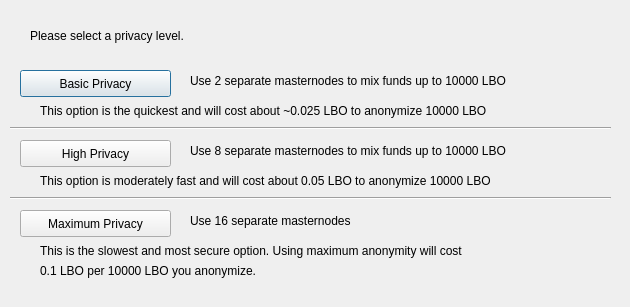
<?xml version="1.0" encoding="UTF-8"?>
<ui version="4.0">
 <class>ObfuscationConfig</class>
 <widget class="QDialog" name="ObfuscationConfig">
  <property name="geometry">
   <rect>
    <x>0</x>
    <y>0</y>
    <width>630</width>
    <height>307</height>
   </rect>
  </property>
  <property name="windowTitle">
   <string>Configure Obfuscation</string>
  </property>
  <widget class="QPushButton" name="buttonBasic">
   <property name="geometry">
    <rect>
     <x>20</x>
     <y>70</y>
     <width>151</width>
     <height>27</height>
    </rect>
   </property>
   <property name="text">
    <string>Basic Privacy</string>
   </property>
  </widget>
  <widget class="QPushButton" name="buttonHigh">
   <property name="geometry">
    <rect>
     <x>20</x>
     <y>140</y>
     <width>151</width>
     <height>27</height>
    </rect>
   </property>
   <property name="text">
    <string>High Privacy</string>
   </property>
  </widget>
  <widget class="QPushButton" name="buttonMax">
   <property name="geometry">
    <rect>
     <x>20</x>
     <y>210</y>
     <width>151</width>
     <height>27</height>
    </rect>
   </property>
   <property name="text">
    <string>Maximum Privacy</string>
   </property>
  </widget>
  <widget class="QLabel" name="label">
   <property name="geometry">
    <rect>
     <x>30</x>
     <y>20</y>
     <width>571</width>
     <height>31</height>
    </rect>
   </property>
   <property name="text">
    <string>Please select a privacy level.</string>
   </property>
  </widget>
  <widget class="QLabel" name="label_2">
   <property name="geometry">
    <rect>
     <x>190</x>
     <y>70</y>
     <width>421</width>
     <height>21</height>
    </rect>
   </property>
   <property name="text">
    <string>Use 2 separate masternodes to mix funds up to 10000 LBO</string>
   </property>
  </widget>
  <widget class="QLabel" name="label_3">
   <property name="geometry">
    <rect>
     <x>190</x>
     <y>140</y>
     <width>411</width>
     <height>21</height>
    </rect>
   </property>
   <property name="text">
    <string>Use 8 separate masternodes to mix funds up to 10000 LBO</string>
   </property>
  </widget>
  <widget class="QLabel" name="label_4">
   <property name="geometry">
    <rect>
     <x>190</x>
     <y>210</y>
     <width>421</width>
     <height>21</height>
    </rect>
   </property>
   <property name="text">
    <string>Use 16 separate masternodes</string>
   </property>
  </widget>
  <widget class="QLabel" name="label_6">
   <property name="geometry">
    <rect>
     <x>40</x>
     <y>100</y>
     <width>561</width>
     <height>21</height>
    </rect>
   </property>
   <property name="text">
    <string>This option is the quickest and will cost about ~0.025 LBO to anonymize 10000 LBO</string>
   </property>
  </widget>
  <widget class="QLabel" name="label_7">
   <property name="geometry">
    <rect>
     <x>40</x>
     <y>170</y>
     <width>561</width>
     <height>21</height>
    </rect>
   </property>
   <property name="text">
    <string>This option is moderately fast and will cost about 0.05 LBO to anonymize 10000 LBO</string>
   </property>
  </widget>
  <widget class="QLabel" name="label_8">
   <property name="geometry">
    <rect>
     <x>40</x>
     <y>240</y>
     <width>561</width>
     <height>21</height>
    </rect>
   </property>
   <property name="text">
    <string>This is the slowest and most secure option. Using maximum anonymity will cost</string>
   </property>
  </widget>
  <widget class="QLabel" name="label_9">
   <property name="geometry">
    <rect>
     <x>40</x>
     <y>260</y>
     <width>561</width>
     <height>21</height>
    </rect>
   </property>
   <property name="text">
    <string>0.1 LBO per 10000 LBO you anonymize.</string>
   </property>
  </widget>
  <widget class="Line" name="line">
   <property name="geometry">
    <rect>
     <x>10</x>
     <y>120</y>
     <width>601</width>
     <height>16</height>
    </rect>
   </property>
   <property name="orientation">
    <enum>Qt::Horizontal</enum>
   </property>
  </widget>
  <widget class="Line" name="line_2">
   <property name="geometry">
    <rect>
     <x>10</x>
     <y>190</y>
     <width>601</width>
     <height>16</height>
    </rect>
   </property>
   <property name="orientation">
    <enum>Qt::Horizontal</enum>
   </property>
  </widget>
 </widget>
 <resources/>
 <connections/>
</ui>
